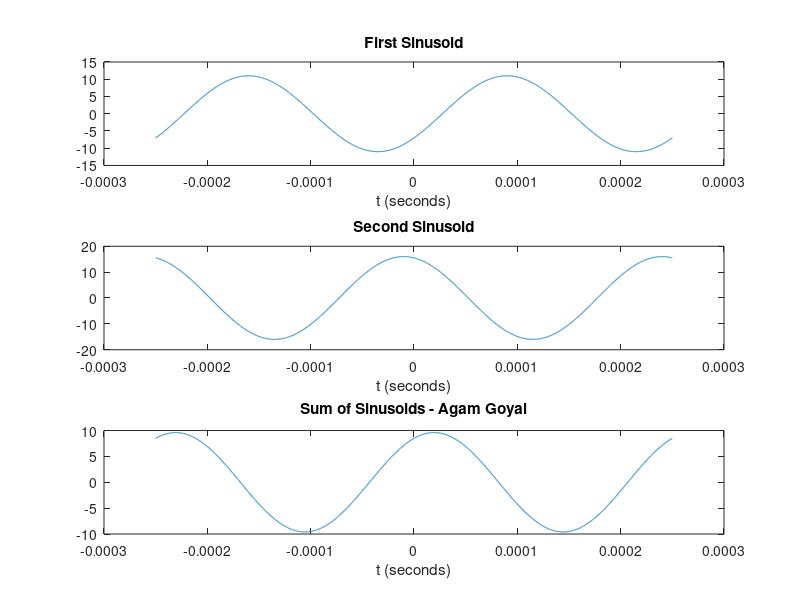

Reproduce this figure in MATLAB.
%% 
% *Block (a):* Generate a series of time values

tt = linspace(-0.00025, 0.00025, 4000);
%% 
% *Block (b):* Find the values of two sinusoids at the time points from *Block 
% (a)*

A1 = 11; A2 = 16; f0 = 4000;
x1 = A1*cos(2*pi*f0*(tt - .00009));
x2 = A2*cos(2*pi*f0*(tt + .00001));
%% 
% *Block (c):* Create a third sinusoid as the sum of the two sinusoids you found 
% in *Block (b)*

x3 = x1 + x2;
%% 
% *Block (d):* Plot the three sinusoids

subplot(3,1,1), plot(tt, x1)
xlabel('t (seconds)');
title('First Sinusoid');
subplot(3,1,2), plot(tt, x2)
xlabel('t (seconds)');
title('Second Sinusoid');
subplot(3,1,3), plot(tt, x3)
xlabel('t (seconds)');
title('Sum of Sinusoids - Agam Goyal');